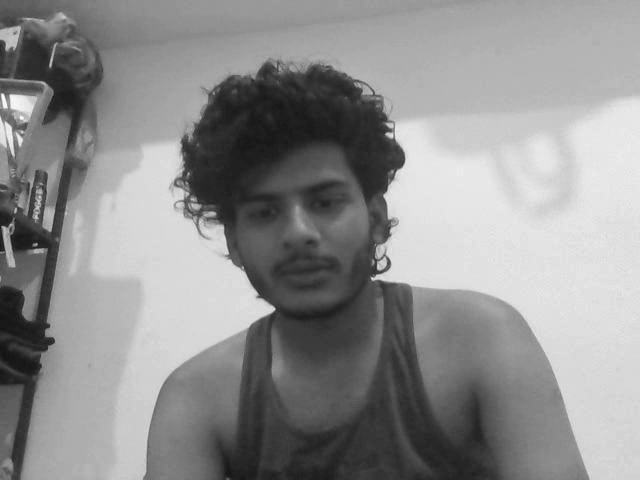
#> input picture frame 23 of output.avi, 640 x 480 px, given in place of the camera
$ jupyter execute --allow-errors opencv2.ipynb   (shell and % lines are left out)
#> lines starting #> are read from the running program, lines starting #| are printed output that depends on the picture
[cell 1]
import cv2 as cv
import numpy as np
# from google.colab.patches import cv2_imshow as cv_imshow

[cell 2]
img=np.zeros([512,512],np.uint8)
print(img.shape)
cv.imshow("image",img)
cv.waitKey(0)
cv.destroyAllWindows()

[cell 3]
"""img=cv.imread(r"E:\thor2.jpg",-1)
img=cv.resize(img,(400,800))
# img=cv.arrowedLine(img,(20,20),(150,240),(214,129,27),1)
# font=cv.FONT_ITLAIC
# img=cv.putText(img,'The Thor',(200,250),font,4,(0,12,34),10,cv.LINE_AA)


"""

[cell 4]
"""def draw (event,x,y,flags,param):
    if event==cv.EVENT_LBUTTONDBLCLK:
        cord=str(x)+','+str(y)+","+str(flags)+","+str(param)
        font=cv.FONT_HERSHEY_SIMPLEX
        cv.putText(img,cord,(x,y),font,1,(255,255,1))

cv.namedWindow("res")
img=np.zeros([1000,600,3],np.uint8)
cv.setMouseCallback("res",draw)


while True:    #use while loop because we read images frame by frame
    cv.imshow("res",img)
    if cv.waitKey(10) & 0xFF==27:
        break
cv.destroyAllWindows()
"""

[cell 5]
"""
def draw (event,x,y,flags,param):
    if event==cv.EVENT_LBUTTONDBLCLK:
#         print(x,",",y)
#         print(flags)
#         print(param)
        cord=str(x)+','+str(y)+","+str(flags)+","+str(param)
        font=cv.FONT_HERSHEY_SIMPLEX
        cv.putText(img,cord,(x,y),font,1,(255,255,1))
        cv.imshow('image',img)

img=np.zeros([1000,600,3],np.uint8)
cv.imshow("image",img)
cv.setMouseCallback("image",draw)
cv.waitKey(0)


cv.destroyAllWindows()
"""

[cell 6]
"""img=cv.imread(r"E:\thor2.jpg",1)
img=cv.arrowedLine(img,(20,20),(150,240),(214,129,27),1)
cv.namedWindow("image",cv.WINDOW_AUTOSIZE)

cv.imshow("image",img)
cv.waitKey(0)
cv.destroyAllWindows()"""

[cell 7]
def cross(x):
    pass
img=np.zeros([1000,600,3],np.uint8)
cv.namedWindow("image")
s1="0:OFF\n1:ON"

cv.createTrackbar(s1,"image",0,1,cross)
cv.createTrackbar("R","image",0,255,cross)
cv.createTrackbar("G","image",0,255,cross)
cv.createTrackbar("B","image",0,255,cross)
while True:
    cv.imshow("image",img)
    k= cv.waitKey(10) & 0xFF
#> (key q is pressed here)
    if k==27:
        break
    s=cv.getTrackbarPos(s1,"image")
    r=cv.getTrackbarPos("R","image")
    g=cv.getTrackbarPos("G","image")
    b=cv.getTrackbarPos("B","image")


    if s==0:
        img[:]=0
    if s==1:
        img[:]=[r,g,b]

cv.destroyAllWindows()

[cell 8]
img=cv.imread(r"E:\thor2.jpg",1)
img2=cv.imread(r"E:\thor.jpeg",1)
#> (the rest of this cell did not finish here and is left out)

#> (a cell that did not finish here is left out)

[cell 10]
def cross(x):
    pass
img=np.zeros([400,800],np.uint8)
img1=cv.imread(r"C:\Users\gauta\Downloads\10846278.jpg")
img2=cv.imread(r"C:\Users\gauta\Downloads\699885.webp")
#> (the rest of this cell did not finish here and is left out)

[cell 11]
def cross(x):
    pass
img=np.zeros([1000,600,3],np.uint8)
cv.namedWindow("image")
s1="0:OFF\n1:ON"

cv.createTrackbar(s1,"image",0,1,cross)
cv.createTrackbar("R","image",0,255,cross)
cv.createTrackbar("G","image",0,255,cross)
cv.createTrackbar("B","image",0,255,cross)
while True:
    cv.imshow("image",img)

    s=cv.getTrackbarPos(s1,"image")
    r=cv.getTrackbarPos("R","image")
    g=cv.getTrackbarPos("G","image")
    b=cv.getTrackbarPos("B","image")


    if s==0:
        img[:]=0
    if s==1:
        img[:]=[r,g,b]
    k= cv.waitKey(10) & 0xFF
#> (key q is pressed here)
    if k==27:
        break

cv.destroyAllWindows()

[cell 12]
def cross(x):
    pass
img=np.zeros((500,300),np.uint8)
img=cv.resize(img,(400,200))
cv.namedWindow("image")
s1="0:OFF\n1:ON"

cv.createTrackbar(s1,"image",0,1,cross)
cv.createTrackbar("LH","image",0,255,cross)
cv.createTrackbar("LS","image",0,255,cross)
cv.createTrackbar("LV","image",0,255,cross)

cv.createTrackbar("UH","image",255,255,cross)
cv.createTrackbar("US","image",255,255,cross)
cv.createTrackbar("UV","image",255,255,cross)

img1=cv.imread(r"C:\Users\gauta\Pictures\updated.jpg",1)
#> (the rest of this cell did not finish here and is left out)

[cell 13]
def cross(x):
    pass
camera="http://192.168.1.4:8080/video"
#connect laptop and android device with same network either wifi
cap=cv.VideoCapture(0)
cap.open(camera)
fourcc=cv.VideoWriter_fourcc(*"XVID")
output=cv.VideoWriter("output.avi",fourcc,20.0,(640,480),0)
cv.namedWindow("image")
s1="0:OFF\n1:ON"

cv.createTrackbar(s1,"image",0,1,cross)
cv.createTrackbar("LH","image",0,255,cross)
cv.createTrackbar("LS","image",0,255,cross)
cv.createTrackbar("LV","image",0,255,cross)

cv.createTrackbar("UH","image",255,255,cross)
cv.createTrackbar("US","image",255,255,cross)
cv.createTrackbar("UV","image",255,255,cross)
img=np.zeros([1000,600,3],np.uint8)
img=cv.resize(img,(400,400))


while (cap.isOpened()):
    ret,frame=cap.read()
#> frame is the input picture: shape (480, 640, 3); min 19, max 253, mean 142.5
    frame=cv.resize(frame,(400,400))
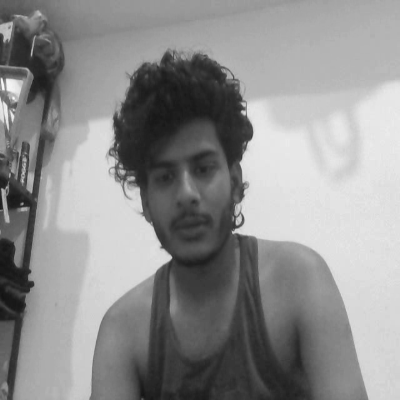
#> frame: shape (400, 400, 3); min 19, max 250, mean 142.5

    hsv=cv.cvtColor(frame,cv.COLOR_BGR2HSV)
#> hsv: shape (400, 400, 3); mean H, S, V 0, 0, 142.5
    s=cv.getTrackbarPos(s1,"image")
    lh=cv.getTrackbarPos("LH","image")
    ls=cv.getTrackbarPos("LS","image")
    lv=cv.getTrackbarPos("LV","image")

    uh=cv.getTrackbarPos("UH","image")
    us=cv.getTrackbarPos("US","image")
    uv=cv.getTrackbarPos("UV","image")


    u_v=np.array([uh,us,uv])
    l_v=np.array([lh,ls,lv])
    mask=cv.inRange(hsv,l_v,u_v)
#> mask: shape (400, 400); every value is 255

    if ret == True:
        if s==0:
            img[:]=0
            cv.imshow("image",img)
        if s==1:


            cv.imshow("image",frame)
            rel=cv.bitwise_and(frame,frame,mask=mask)
            cv.imshow("hsv",rel)
            cv.imshow("mask",mask)
        k= cv.waitKey(10) & 0xFF
#> (key q is pressed here)
        if k==27:
            break
cap.release()
output.release()
cv.destroyAllWindows()

[cell 14]
camera="http://192.168.35.4:8080/video"
#connect laptop and android devic with same network either wifi
cap=cv.VideoCapture(0)
cap.open(camera)
fourcc=cv.VideoWriter_fourcc(*"XVID")
output=cv.VideoWriter("output.avi",fourcc,20.0,(640,480),0)


while (cap.isOpened()):
    ret,frame=cap.read()


    if ret == True:

        frame=cv.resize(frame,(800,800))
#> frame: shape (800, 800, 3)

        cv.imshow("real",frame)
        k= cv.waitKey(10) & 0xFF
#> (key q is pressed here)
        if k==27:
            break
cap.release()
output.release()
cv.destroyAllWindows()

[cell 15]
img=cv.imread(r"C:\Users\gauta\Pictures\updated.jpg",0)
_,th2=cv.threshold(img,80,100,cv.THRESH_BINARY)
#> (the rest of this cell did not finish here and is left out)

[cell 16]
img=cv.imread(r"C:\Users\gauta\Downloads\thor-desktop-hd-black-5mjwntdzvucdvcs0.jpg")
#> (the rest of this cell did not finish here and is left out)

#> (a cell that did not finish here is left out)

#> (a cell that did not finish here is left out)

[cell 19]
def cross(x):
    pass
cv.namedWindow("image")
img=np.zeros([1000,600,3],np.uint8)
img=cv.resize(img,(400,200))

s1="0:OFF\n1:ON"

cv.createTrackbar(s1,"image",0,1,cross)
cv.createTrackbar("LH","image",0,255,cross)
cv.createTrackbar("LS","image",0,255,cross)
cv.createTrackbar("LV","image",0,255,cross)

cv.createTrackbar("UH","image",255,255,cross)
cv.createTrackbar("US","image",255,255,cross)
cv.createTrackbar("UV","image",255,255,cross)

img1=cv.imread(r"C:\Users\my pc\Downloads\balls.jpg",1)
#> (the rest of this cell did not finish here and is left out)

[cell 20]
def cross(x):
    pass
img=cv.imread(r"C:\Users\gauta\Pictures\updated.jpg")
#> (the rest of this cell did not finish here and is left out)

[cell 21]
from itertools import zip_longest

[cell 22]
import math
class EuclideanDistTracker:
    # [37 lines left out: functions __init__, update, not called in this run]

#> (a cell that did not finish here is left out)

[cell 24]
camera="http://192.168.1.4:8080/video"
#connect laptop and android device with same network either wifi
cap=cv.VideoCapture(0)
cap.open(camera)
# cv.resize(cap(400,400))
fourcc=cv.VideoWriter_fourcc(*"XVID")
output=cv.VideoWriter("output.avi",fourcc,20.0,(640,480),0)
ret,frame1=cap.read()
ret,frame2=cap.read()
#> `diff=cv.absdiff(frame1,frame2)`:
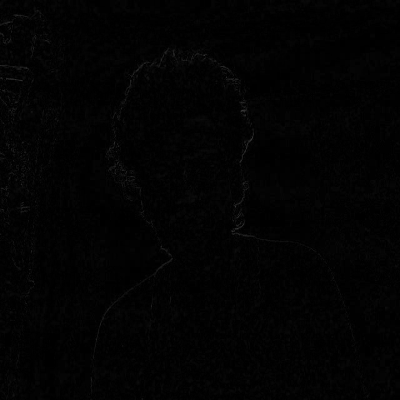
#> diff: shape (400, 400, 3); min 0, max 56, mean 2.4

#> (the rest of this cell did not finish here and is left out)

$ run again, starting later in the video
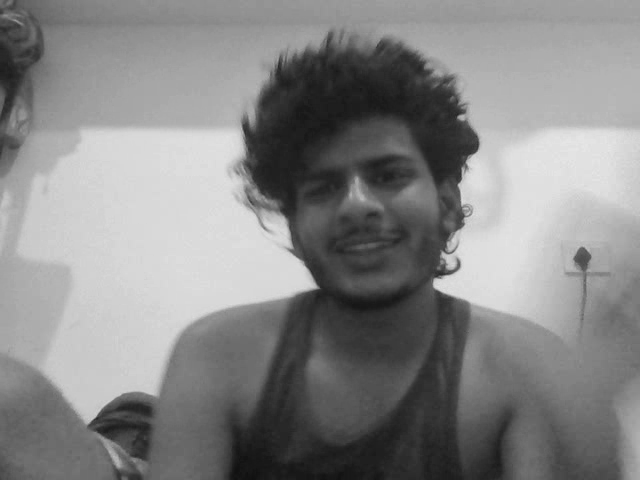
#> input picture frame 106 of output.avi, 640 x 480 px, given in place of the camera
#> frame is the input picture: shape (480, 640, 3); min 15, max 231, mean 134.1
#> hsv: shape (400, 400, 3); mean H, S, V 0, 0, 134.1
#> mask: shape (400, 400); every value is 255
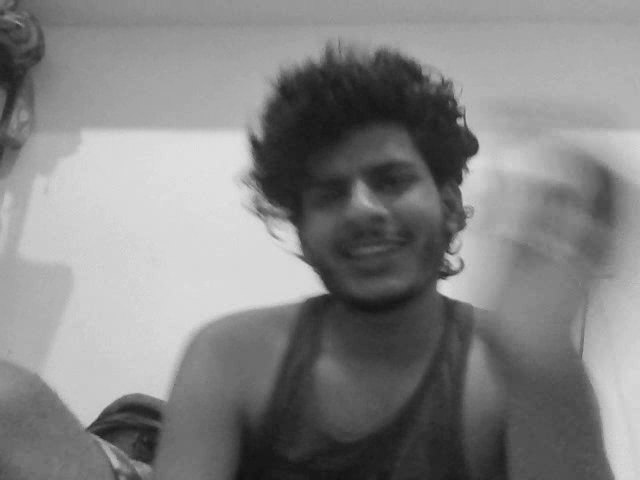
#> input picture frame 107 of output.avi, 640 x 480 px, given in place of the camera
#> frame2 is the input picture: shape (480, 640, 3); min 16, max 227, mean 131.5
#> frame2: shape (400, 400, 3)
#> `diff=cv.absdiff(frame1,frame2)`:
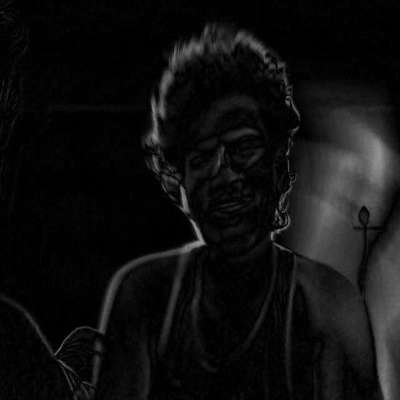
#> diff: shape (400, 400, 3); min 0, max 154, mean 15.4

$ run again, starting later in the video
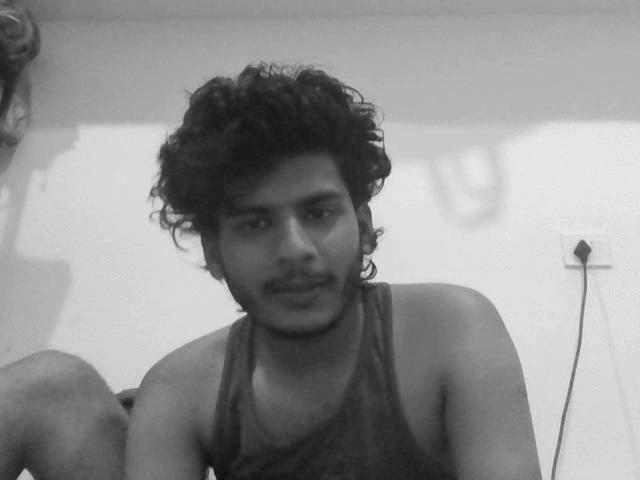
#> input picture frame 188 of output.avi, 640 x 480 px, given in place of the camera
#> frame is the input picture: shape (480, 640, 3); min 11, max 236, mean 144.7
#> hsv: shape (400, 400, 3); mean H, S, V 0, 0, 144.7
#> mask: shape (400, 400); every value is 255
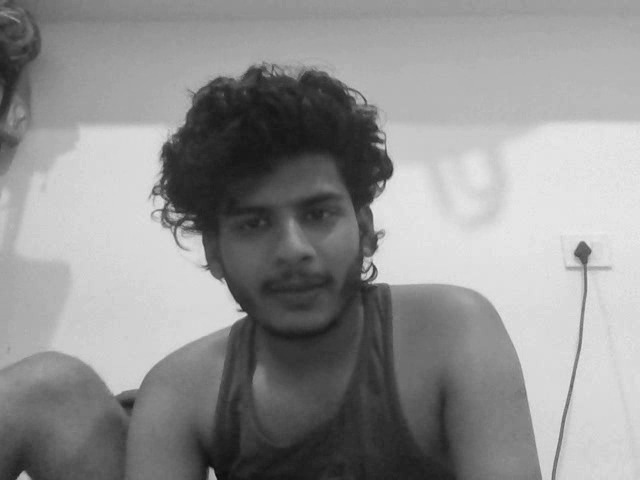
#> input picture frame 189 of output.avi, 640 x 480 px, given in place of the camera
#> frame2 is the input picture: shape (480, 640, 3); min 11, max 237, mean 144.7
#> frame2: shape (400, 400, 3)
#> `diff=cv.absdiff(frame1,frame2)`:
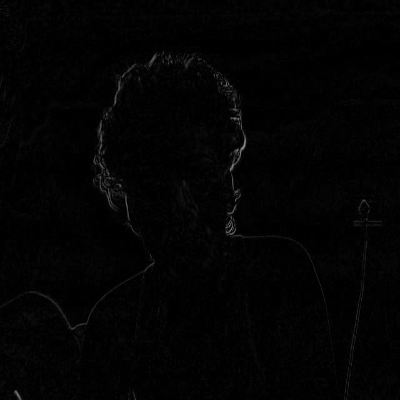
#> diff: shape (400, 400, 3); min 0, max 142, mean 3
